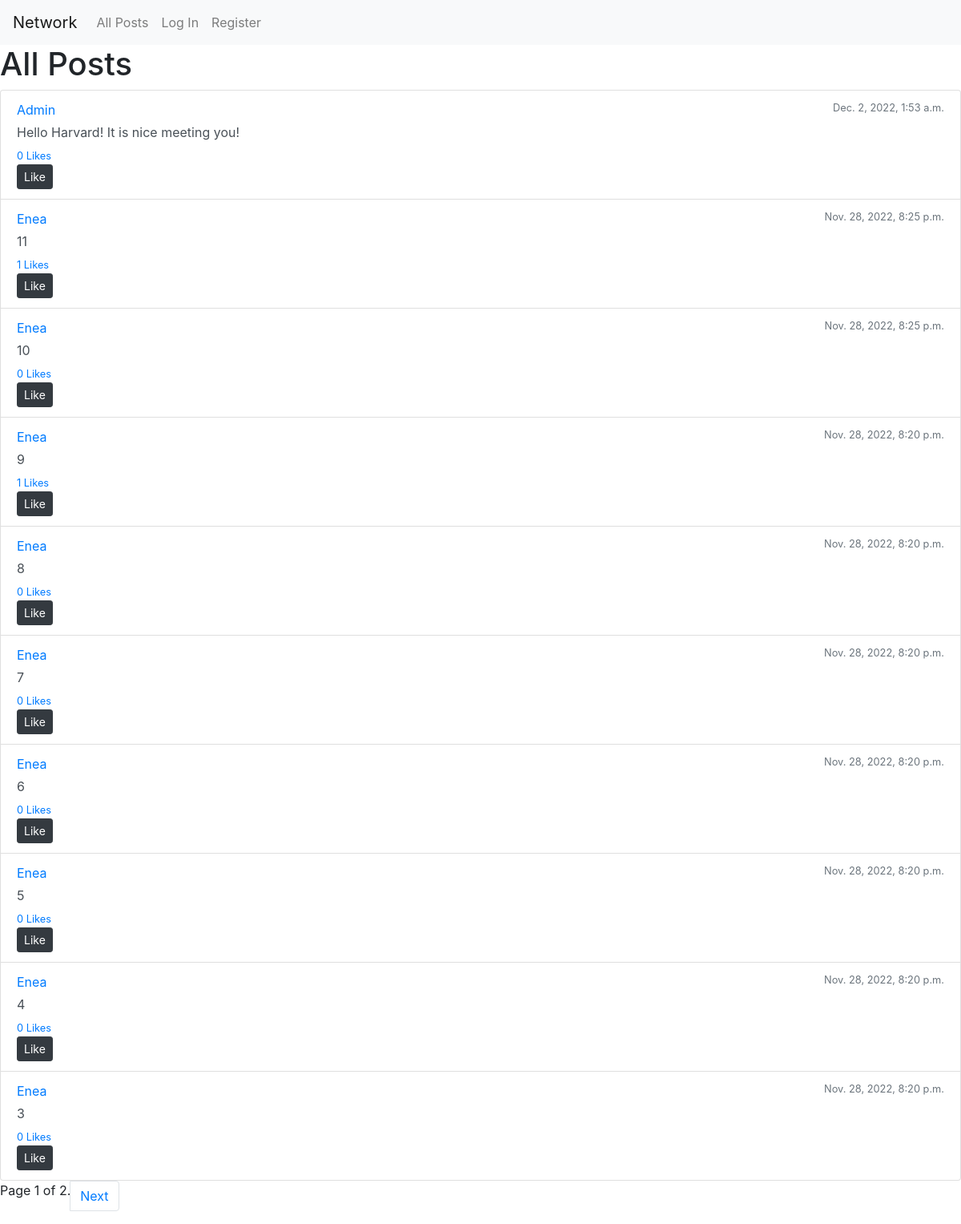
The page / on the database its author committed.
### network/models.py (models this page shows, shortened)
class Post(models.Model):
    user = models.ForeignKey(
        "User", on_delete=models.CASCADE, related_name="poster")
    content = models.CharField(max_length=255)
    likes = models.ManyToManyField(
        'User', default=None, blank=True, related_name='likes')
    timestamp = models.DateTimeField(auto_now_add=True)

class User(AbstractUser):
    def serialize(self):
        return {
            "id": self.id,
            "name": self.username,
        }

### network/views.py (the view)
# urls.py: path("", views.index, name="index"),
def index(request):
    posts = Post.objects.all().order_by('-timestamp')
    paginator = Paginator(posts, 10)
    page_number = request.GET.get('page')
    page_obj = paginator.get_page(page_number)
    return render(request, "network/index.html", {
        'page_obj': page_obj}
    )

### network/templates/network/index.html (shortened to what this page needs)
{% extends "network/layout.html" %}
{% load static %}
{% block body %}
    <h1>All Posts</h1>
    <div class="list-group">
        {% for post in page_obj %}
        <div class="list-group-item list-group-item-action flex-column align-items-start" id = "post{{post.id}}">
            <div class="d-flex w-100 justify-content-between">
              <a href = "{% url 'viewUsername' post.user.username %}" class="mb-1">{{post.user.username}}</a>
              <small class="text-muted">{{post.timestamp}}</small>
            </div>
            <div id = "post{{post.id}}details">
            <p class="mb-1">{{post.content}}</p>
            </div>
            <small class="text-primary" id = "post{{post.id}}likes"> {{post.likes.all.count}} Likes</small>
            <button type="button" class="btn btn-dark btn-sm" id = "like{{post.id}}" onclick = "likePost({{post.id}})" style = "display: {% if request.user in post.likes.all %} none; {%else%} block; {% endif %}" >Like</button>
      </div>
        {% endfor %}
    </div>
    <nav aria-label="Page navigation example">
        <ul class="pagination">
          <span class="current">
            Page {{ page_obj.number }} of {{ page_obj.paginator.num_pages }}.
          </span>
          {% if page_obj.has_next %}
          <li class="page-item"><a class="page-link" href="?page={{ page_obj.next_page_number }}">Next</a></li>
          {% endif %}
        </ul>
      </nav>
{% endblock %}

### network/templates/network/layout.html (shortened to what this page needs)
{% load static %}
<!DOCTYPE html>
<html lang="en">
    <head>
        <link rel="stylesheet" href="https://stackpath.bootstrapcdn.com/bootstrap/4.4.1/css/bootstrap.min.css">
        <link href="{% static 'network/styles.css' %}" rel="stylesheet">
    </head>
    <body>
        <nav class="navbar navbar-expand-lg navbar-light bg-light">
            <a class="navbar-brand" href="#">Network</a>
            <div>
              <ul class="navbar-nav mr-auto">
                <li class="nav-item">
                  <a class="nav-link" href="{% url 'index' %}">All Posts</a>
                </li>
                {% if user.is_authenticated %}
                    <li class="nav-item">
                        <a class="nav-link" href="{% url 'followingPage' %}">Following</a>
                    </li>
                    <li class="nav-item">
                        <a class="nav-link" href="{% url 'logout' %}">Log Out</a>
                    </li>
                {% else %}
                    <li class="nav-item">
                        <a class="nav-link" href="{% url 'login' %}">Log In</a>
                    </li>
                    <li class="nav-item">
                        <a class="nav-link" href="{% url 'register' %}">Register</a>
                    </li>
                {% endif %}
              </ul>
            </div>
          </nav>
        <div class="body">
            {% block body %}
            {% endblock %}
        </div>
    </body>
</html>

### rows shown on the page
Post: user.username "Admin", timestamp "Dec. 2, 2022, 1:53 a.m.", content "Hello Harvard! It is nice meeting you!", likes.all.count "0"
Post: user.username "Enea", timestamp "Nov. 28, 2022, 8:25 p.m.", content "11", likes.all.count "1"
Post: user.username "Enea", timestamp "Nov. 28, 2022, 8:25 p.m.", content "10", likes.all.count "0"
Post: user.username "Enea", timestamp "Nov. 28, 2022, 8:20 p.m.", content "9", likes.all.count "1"
Post: user.username "Enea", timestamp "Nov. 28, 2022, 8:20 p.m.", content "8", likes.all.count "0"
Post: user.username "Enea", timestamp "Nov. 28, 2022, 8:20 p.m.", content "7", likes.all.count "0"
Post: user.username "Enea", timestamp "Nov. 28, 2022, 8:20 p.m.", content "6", likes.all.count "0"
Post: user.username "Enea", timestamp "Nov. 28, 2022, 8:20 p.m.", content "5", likes.all.count "0"
Post: user.username "Enea", timestamp "Nov. 28, 2022, 8:20 p.m.", content "4", likes.all.count "0"
Post: user.username "Enea", timestamp "Nov. 28, 2022, 8:20 p.m.", content "3", likes.all.count "0"

### other values the page prints
{{ page_obj.number }} "1"
{{ page_obj.paginator.num_pages }} "2"
